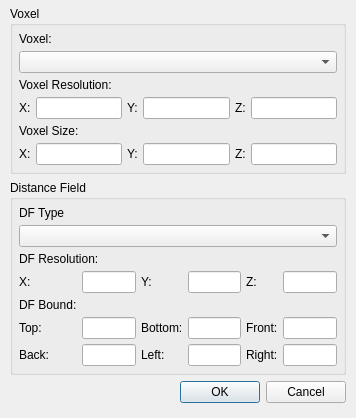
<?xml version="1.0" encoding="UTF-8"?>
<ui version="4.0">
 <class>VoxelDistanceFieldWidget</class>
 <widget class="QWidget" name="VoxelDistanceFieldWidget">
  <property name="geometry">
   <rect>
    <x>0</x>
    <y>0</y>
    <width>356</width>
    <height>391</height>
   </rect>
  </property>
  <property name="windowTitle">
   <string>VoxelDistanceFieldWidget</string>
  </property>
  <layout class="QVBoxLayout" name="verticalLayout">
   <property name="leftMargin">
    <number>10</number>
   </property>
   <property name="topMargin">
    <number>0</number>
   </property>
   <property name="rightMargin">
    <number>10</number>
   </property>
   <property name="bottomMargin">
    <number>15</number>
   </property>
   <item>
    <widget class="TitleBar" name="titleBar" native="true"/>
   </item>
   <item>
    <widget class="QGroupBox" name="gb_voxel">
     <property name="title">
      <string>Voxel</string>
     </property>
     <layout class="QGridLayout" name="gridLayout">
      <property name="leftMargin">
       <number>6</number>
      </property>
      <property name="topMargin">
       <number>6</number>
      </property>
      <property name="rightMargin">
       <number>6</number>
      </property>
      <property name="bottomMargin">
       <number>6</number>
      </property>
      <property name="spacing">
       <number>5</number>
      </property>
      <item row="5" column="0">
       <widget class="QLabel" name="lb_voxelSizeX">
        <property name="text">
         <string>X:</string>
        </property>
       </widget>
      </item>
      <item row="3" column="0">
       <widget class="QLabel" name="lb_voxelResolutionX">
        <property name="text">
         <string>X:</string>
        </property>
       </widget>
      </item>
      <item row="5" column="4">
       <widget class="QLabel" name="lb_voxelSizeZ">
        <property name="text">
         <string>Z:</string>
        </property>
       </widget>
      </item>
      <item row="2" column="0" colspan="6">
       <widget class="QLabel" name="lb_voxelResolution">
        <property name="text">
         <string>Voxel Resolution:</string>
        </property>
       </widget>
      </item>
      <item row="3" column="4">
       <widget class="QLabel" name="lb_voxelResolutionZ">
        <property name="text">
         <string>Z:</string>
        </property>
       </widget>
      </item>
      <item row="1" column="0" colspan="6">
       <widget class="QComboBox" name="cbb_voxel"/>
      </item>
      <item row="5" column="5">
       <widget class="QLineEdit" name="le_voxelSizeZ"/>
      </item>
      <item row="3" column="3">
       <widget class="QLineEdit" name="le_voxelResolutionY"/>
      </item>
      <item row="3" column="5">
       <widget class="QLineEdit" name="le_voxelResolutionZ"/>
      </item>
      <item row="0" column="0" colspan="6">
       <widget class="QLabel" name="lb_voxel">
        <property name="text">
         <string>Voxel:</string>
        </property>
       </widget>
      </item>
      <item row="5" column="3">
       <widget class="QLineEdit" name="le_voxelSizeY"/>
      </item>
      <item row="3" column="1">
       <widget class="QLineEdit" name="le_voxelResolutionX"/>
      </item>
      <item row="4" column="0" colspan="6">
       <widget class="QLabel" name="lb_voxelSize">
        <property name="text">
         <string>Voxel Size:</string>
        </property>
       </widget>
      </item>
      <item row="5" column="2">
       <widget class="QLabel" name="lb_voxelSIzeY">
        <property name="text">
         <string>Y:</string>
        </property>
       </widget>
      </item>
      <item row="5" column="1">
       <widget class="QLineEdit" name="le_voxelSizeX"/>
      </item>
      <item row="3" column="2">
       <widget class="QLabel" name="lb_voxelResolutionY">
        <property name="text">
         <string>Y:</string>
        </property>
       </widget>
      </item>
     </layout>
     <zorder>lb_voxel</zorder>
     <zorder>cbb_voxel</zorder>
     <zorder>lb_voxelResolution</zorder>
     <zorder>lb_voxelResolutionX</zorder>
     <zorder>le_voxelResolutionX</zorder>
     <zorder>lb_voxelResolutionY</zorder>
     <zorder>le_voxelResolutionY</zorder>
     <zorder>lb_voxelResolutionZ</zorder>
     <zorder>le_voxelResolutionZ</zorder>
     <zorder>lb_voxelSize</zorder>
     <zorder>lb_voxelSizeX</zorder>
     <zorder>le_voxelSizeX</zorder>
     <zorder>lb_voxelSIzeY</zorder>
     <zorder>le_voxelSizeY</zorder>
     <zorder>lb_voxelSizeZ</zorder>
     <zorder>le_voxelSizeZ</zorder>
    </widget>
   </item>
   <item>
    <widget class="QGroupBox" name="gb_df">
     <property name="title">
      <string>Distance Field</string>
     </property>
     <layout class="QGridLayout" name="gridLayout_2">
      <property name="leftMargin">
       <number>6</number>
      </property>
      <property name="topMargin">
       <number>6</number>
      </property>
      <property name="rightMargin">
       <number>6</number>
      </property>
      <property name="bottomMargin">
       <number>6</number>
      </property>
      <property name="spacing">
       <number>5</number>
      </property>
      <item row="5" column="5">
       <widget class="QLineEdit" name="le_dfBoundFront"/>
      </item>
      <item row="5" column="2">
       <widget class="QLabel" name="lb_dfBoundBottom">
        <property name="text">
         <string>Bottom:</string>
        </property>
       </widget>
      </item>
      <item row="5" column="4">
       <widget class="QLabel" name="lb_dfBoundFront">
        <property name="text">
         <string>Front:</string>
        </property>
       </widget>
      </item>
      <item row="3" column="1">
       <widget class="QLineEdit" name="le_dfResolutionX"/>
      </item>
      <item row="3" column="3">
       <widget class="QLineEdit" name="le_dfResolutionY"/>
      </item>
      <item row="5" column="3">
       <widget class="QLineEdit" name="le_dfBoundBottom"/>
      </item>
      <item row="3" column="2">
       <widget class="QLabel" name="lb_dfResolutionY">
        <property name="text">
         <string>Y:</string>
        </property>
       </widget>
      </item>
      <item row="2" column="0" colspan="6">
       <widget class="QLabel" name="lb_dfResolution">
        <property name="text">
         <string>DF Resolution:</string>
        </property>
       </widget>
      </item>
      <item row="5" column="1">
       <widget class="QLineEdit" name="le_dfBoundTop"/>
      </item>
      <item row="4" column="0">
       <widget class="QLabel" name="lb_dfBound">
        <property name="text">
         <string>DF Bound:</string>
        </property>
       </widget>
      </item>
      <item row="0" column="0" colspan="6">
       <widget class="QLabel" name="lb_dfType">
        <property name="text">
         <string>DF Type</string>
        </property>
       </widget>
      </item>
      <item row="1" column="0" colspan="6">
       <widget class="QComboBox" name="cbb_df"/>
      </item>
      <item row="3" column="5">
       <widget class="QLineEdit" name="le_dfResolutionZ"/>
      </item>
      <item row="3" column="4">
       <widget class="QLabel" name="lb_dfResolutionZ">
        <property name="text">
         <string>Z:</string>
        </property>
       </widget>
      </item>
      <item row="3" column="0">
       <widget class="QLabel" name="lb_dfResolutionX">
        <property name="text">
         <string>X:</string>
        </property>
       </widget>
      </item>
      <item row="5" column="0">
       <widget class="QLabel" name="lb_dfBoundTop">
        <property name="text">
         <string>Top:</string>
        </property>
       </widget>
      </item>
      <item row="6" column="0">
       <widget class="QLabel" name="lb_dfBoundBack">
        <property name="text">
         <string>Back:</string>
        </property>
       </widget>
      </item>
      <item row="6" column="1">
       <widget class="QLineEdit" name="le_dfBoundBack"/>
      </item>
      <item row="6" column="2">
       <widget class="QLabel" name="lb_dfBoundLeft">
        <property name="text">
         <string>Left:</string>
        </property>
       </widget>
      </item>
      <item row="6" column="3">
       <widget class="QLineEdit" name="le_dfBoundLeft"/>
      </item>
      <item row="6" column="4">
       <widget class="QLabel" name="lb_dfBoundRight">
        <property name="text">
         <string>Right:</string>
        </property>
       </widget>
      </item>
      <item row="6" column="5">
       <widget class="QLineEdit" name="le_dfBoundRight"/>
      </item>
     </layout>
    </widget>
   </item>
   <item>
    <spacer name="vspr_bottom">
     <property name="orientation">
      <enum>Qt::Vertical</enum>
     </property>
     <property name="sizeHint" stdset="0">
      <size>
       <width>20</width>
       <height>40</height>
      </size>
     </property>
    </spacer>
   </item>
   <item>
    <widget class="QDialogButtonBox" name="btmbox_widget">
     <property name="standardButtons">
      <set>QDialogButtonBox::Cancel|QDialogButtonBox::Ok</set>
     </property>
    </widget>
   </item>
  </layout>
 </widget>
 <layoutdefault spacing="6" margin="11"/>
 <customwidgets>
  <customwidget>
   <class>TitleBar</class>
   <extends>QWidget</extends>
   <header>titlebar.hpp</header>
   <container>1</container>
  </customwidget>
 </customwidgets>
 <resources/>
 <connections/>
</ui>
